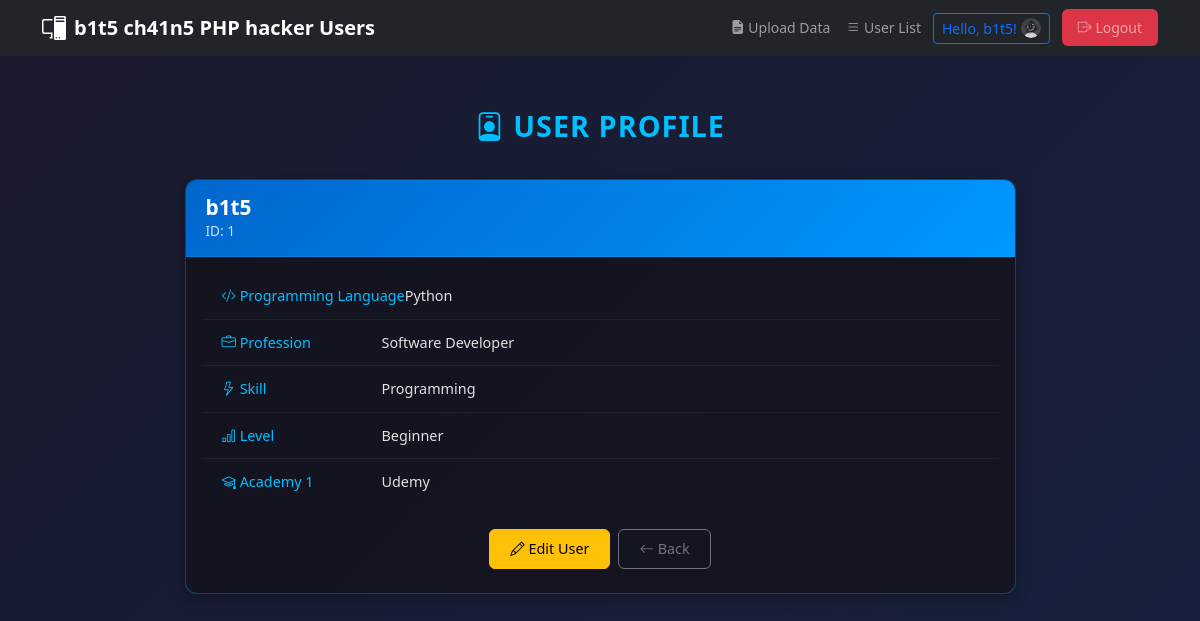
The app's page /includes/full_info.php?id=1&action=view (signed in) with its own data.
### tables this page shows
CREATE TABLE user_credentials (
  id_hacker TINYINT NOT NULL AUTO_INCREMENT PRIMARY KEY,
  hacker_name VARCHAR(20) NOT NULL UNIQUE,
  password VARCHAR(64) NOT NULL,  
  created_at TIMESTAMP DEFAULT CURRENT_TIMESTAMP
);

CREATE TABLE programming_lenguage_specialized (
  id_lenguage TINYINT NOT NULL AUTO_INCREMENT PRIMARY KEY, 
  lenguage_name VARCHAR(20)
);

CREATE TABLE profetions (
	id_profetion TINYINT NOT NULL AUTO_INCREMENT PRIMARY KEY,
    profetion_name VARCHAR(20) NOT NULL 
);

CREATE TABLE skills (
  id_skill TINYINT NOT NULL AUTO_INCREMENT PRIMARY KEY,
  skill_name VARCHAR(20) NOT NULL
);

CREATE TABLE skill_level (
  id_level TINYINT NOT NULL AUTO_INCREMENT PRIMARY KEY,
  level_name VARCHAR(13) DEFAULT NULL
);

CREATE TABLE academy_names (
  id_academy TINYINT NOT NULL AUTO_INCREMENT PRIMARY KEY,
  academy_name VARCHAR(20) DEFAULT NULL
);

### db/crud.php (called while the page is built, shortened)
<?php
    class Crud {
        private $ConnectioObject;
        function __construct($connection){
            $this->ConnectioObject = $connection;
        }
        function detail_users($id) {
            $this->id = $id;
            try {
                $Query = "SELECT uc.id_hacker as id_hacker,
                                 uc.hacker_name,
                                 pl.lenguage_name AS programming_lenguage,
                                 p.profetion_name AS profetion,
                                 s.skill_name AS skill,
                                 su.id_skill AS id_skill,
                                 l.level_name AS level_name,
                                 su.id_level
                          FROM user_credentials uc
                          LEFT JOIN programming_users_specialized pus ON uc.id_hacker = pus.id_hacker
                          LEFT JOIN programming_lenguage_specialized pl ON pus.id_lenguage = pl.id_lenguage
                          LEFT JOIN profetion_users pu ON uc.id_hacker = pu.id_hacker
                          LEFT JOIN profetions p ON pu.id_profetion = p.id_profetion
                          LEFT JOIN skill_user su ON uc.id_hacker = su.id_hacker
                          LEFT JOIN skills s ON su.id_skill = s.id_skill
                          LEFT JOIN skill_level l ON su.id_level = l.id_level
                          WHERE uc.id_hacker = :id";
                $stmt = $this->ConnectioObject->prepare($Query);
                $stmt->bindParam(':id', $this->id, PDO::PARAM_INT);
                $stmt->execute();
                return $stmt;
            } catch (PDOException $e) {
                error_log("Error in detail_users: " . $e->getMessage());
                return false;
            }
        }
        function user_academies($user_id) {
            $this->id = $user_id;
            try {
                $Query = "SELECT an.academy_name as academies_enrolled
                          FROM academy_users AS au
                          INNER JOIN academy_names AS an ON au.id_academy = an.id_academy
                          WHERE au.id_hacker = :user_id
                          ORDER BY 1";
                $stmt = $this->ConnectioObject->prepare($Query);
                $stmt->bindParam(':user_id', $this->id, PDO::PARAM_INT);
                $stmt->execute();
                return $stmt;
            } catch (PDOException $e) {
                echo "Error in user_academies: " . htmlspecialchars($e->getMessage());
                return false;
            }
        }
    }
?>

### includes/full_info.php (the view, shortened to what this page needs)
<?php
    include_once '../db/conect_database.php';
    include_once '../db/crud.php';
    $SqlOperation = new Crud($Connection);
    $AcademyInfo = null;
    $UserDetailRow = null;
    $show_access_denied = false;
    if (isset($_GET['id']) && !empty($_GET['id']) && isset($_SESSION['user_id'])) {
        $id_hacker = (int)$_GET['id'];
        $Alldata = $SqlOperation->detail_users($id_hacker);
        $AcademyInfo = $SqlOperation->user_academies($id_hacker);
        if ($Alldata) {
            $UserDetailRow = $Alldata->fetch(PDO::FETCH_ASSOC);
        }
    }
    include_once 'header_nav.php';
?>
<!DOCTYPE html>
<html lang="en">
<head>
    <link href="https://cdn.jsdelivr.net/npm/bootstrap@5.3.0/dist/css/bootstrap.min.css" rel="stylesheet">
    <link rel="stylesheet" href="https://cdn.jsdelivr.net/npm/bootstrap-icons@1.11.0/font/bootstrap-icons.css">
</head>
<body>
<section class="py-4">
    <div class="container">
        <div class="row justify-content-center">
            <div class="col-lg-10 col-xl-9">
                <?php if ($show_access_denied): ?>
                    <div class="alert alert-danger text-center">
                        <h5><i class="bi bi-shield-x"></i> Access Denied</h5>
                        <p class="mb-2">You need to be logged in to view this page.</p>
                        <a href="../index.php" class="btn btn-custom btn-back">← Go to Login</a>
                    </div>
                <?php elseif (isset($UserDetailRow) && $UserDetailRow): ?>
                    <div class="page-header">
                        <h2><?php echo isset($_GET['action']) && $_GET['action'] == 'edit' ? '<i class="bi bi-pencil-square"></i> Edit User' : '<i class="bi bi-person-badge"></i> User Profile'; ?></h2>
                    </div>
                    <div class="info-card">
                        <?php if (isset($_GET['action']) && $_GET['action'] == "view"): ?>
                            <div class="card-header-view">
                                <h4><?php echo htmlspecialchars($UserDetailRow['hacker_name'] ?? 'Unknown'); ?></h4>
                                <small>ID: <?php echo htmlspecialchars($UserDetailRow['id_hacker'] ?? 'N/A'); ?></small>
                            </div>
                            <div class="p-3">
                                <ul class="info-list">
                                    <li>
                                        <strong><i class="bi bi-code-slash"></i> Programming Language </strong>
                                        <span><?php echo htmlspecialchars($UserDetailRow['programming_lenguage'] ?? 'N/A'); ?></span>
                                    </li>
                                    <li>
                                        <strong><i class="bi bi-briefcase"></i> Profession</strong>
                                        <span><?php echo htmlspecialchars($UserDetailRow['profetion'] ?? 'N/A'); ?></span>
                                    </li>
                                    <li>
                                        <strong><i class="bi bi-lightning"></i> Skill</strong>
                                        <span><?php echo htmlspecialchars($UserDetailRow['skill'] ?? 'N/A'); ?></span>
                                    </li>
                                    <li>
                                        <strong><i class="bi bi-bar-chart"></i> Level</strong>
                                        <span><?php echo htmlspecialchars($UserDetailRow['level_name'] ?? 'N/A'); ?></span>
                                    </li>
                                    <?php if (isset($AcademyInfo) && $AcademyInfo !== false): ?>
                                        <?php
                                        $academyCount = 0;
                                        while ($academyRow = $AcademyInfo->fetch(PDO::FETCH_ASSOC)):
                                            $academyCount++;
                                        ?>
                                            <li>
                                                <strong><i class="bi bi-mortarboard"></i> Academy <?php echo $academyCount; ?></strong>
                                                <span><?php echo htmlspecialchars($academyRow['academies_enrolled'] ?? 'N/A'); ?></span>
                                            </li>
                                        <?php endwhile; ?>
                                    <?php endif; ?>
                                </ul>
                                <div class="d-flex gap-2 justify-content-center mt-4 mb-2">
                                    <a href="full_info.php?id=<?php echo $UserDetailRow['id_hacker']; ?>&action=edit"
                                       class="btn btn-custom btn-edit">
                                        <i class="bi bi-pencil"></i> Edit User
                                    </a>
                                    <a href="home.php" class="btn btn-custom btn-back">
                                        <i class="bi bi-arrow-left"></i> Back
                                    </a>
                                </div>
                            </div>
                        <?php endif; ?>
                    </div>
                <?php endif; ?>
            </div>
        </div>
    </div>
</section>
</body>
</html>

### includes/header_nav.php (shortened to what this page needs)
<!DOCTYPE html>
<html lang="en">
<head>
    <link href="https://cdn.jsdelivr.net/npm/bootstrap@5.3.3/dist/css/bootstrap.min.css" rel="stylesheet">
    <link rel="stylesheet" href="https://cdn.jsdelivr.net/npm/bootstrap-icons@1.11.0/font/bootstrap-icons.css">
    <link rel="stylesheet" href="https://cdn.jsdelivr.net/npm/flatpickr/dist/flatpickr.min.css">
</head>
<body>
    <header>
        <nav class="navbar navbar-expand-lg navbar-dark bg-dark  fixed-top">
            <div class="container">
                <a href="../index.php" class="navbar-brand d-flex align-items-center">
                    b1t5 ch41n5 PHP hacker Users
                </a>
                <div class="collapse navbar-collapse" id="navbarNav">
                    <ul class="navbar-nav ms-auto">
                        <li class="nav-item">
                            <a class="nav-link" href="load_data.php">
                                <i class="bi bi-file-earmark-text-fill"></i> Upload Data
                            </a>
                        </li>
                        <?php if (isset($_SESSION['user_id']) && !empty($_SESSION['username'])): ?>
                            <li class="nav-item">
                                <a class="nav-link" href="home.php">
                                    <i class="bi bi-list"></i> User List
                                </a>
                            </li>
                            <li class="nav-item">
                                <div class="nav-link p-1">
                                    <a href="<?php echo 'pictures.php?username=' . $_SESSION['user_id']; ?>" class="text-decoration-none">
                                        <button class="btn btn-outline-primary btn-sm d-flex align-items-center">
                                            <span class="me-1">Hello, <?php echo htmlspecialchars($_SESSION['username']); ?>!</span>
                                            <img src="<?php echo ('../uploads/' . $_SESSION['username'] . '/' . 'facebook' . '.jpg') ? ('../uploads/default.jpg') : ('../uploads/' . $_SESSION['username'] . '/' . 'facebook' . '.jpg') ; ?>" alt="User Picture" class="rounded-circle" width="20" height="20">
                                        </button>
                                    </a>
                                </div>
                            </li>
                            <li class="nav-item">
                                <a class="nav-link bg-danger rounded px-3 ms-2" href="./logout.php">
                                    <i class="bi bi-box-arrow-right"></i> Logout
                                </a>
                            </li>
                        <?php endif; ?>
                    </ul>
                </div>
            </div>
        </nav>
    </header>

### includes/header_nav.php (style rules this page uses)
body { background-image: url('/bg.jpg'); background-size: cover; background-position: center; background-repeat: no-repeat; background-attachment: fixed; font-family: Arial; color: white; padding-top: 50px; }
.navbar-brand { font-weight: bold; }

### includes/full_info.php (style rules this page uses)
body { background: linear-gradient(135deg, #1a1a2e 0%, #16213e 100%); color: #e0e0e0; min-height: 100vh; font-size: 14px; }
.page-header { text-align: center; margin: 20px 0; padding: 15px; }
.page-header h2 { font-size: 1.8rem; font-weight: 600; color: #00bfff; margin: 0; text-transform: uppercase; letter-spacing: 1px; }
.info-card { background: rgba(20, 20, 30, 0.9); border: 1px solid rgba(0, 191, 255, 0.3); border-radius: 12px; box-shadow: 0 4px 15px rgba(0, 0, 0, 0.3); overflow: hidden; }
.card-header-view { background: linear-gradient(135deg, #0066cc, #0099ff); padding: 15px 20px; border-bottom: 1px solid rgba(0, 191, 255, 0.3); }
.card-header-view h4 { margin: 0; font-size: 1.3rem; font-weight: 600; color: #fff; }
.card-header-view small { color: rgba(255, 255, 255, 0.8); font-size: 0.85rem; }
.info-list { list-style: none; padding: 0; margin: 0; }
.info-list li { padding: 12px 20px; border-bottom: 1px solid rgba(255, 255, 255, 0.05); display: flex; font-size: 0.9rem; }
.info-list li:last-child { border-bottom: none; }
.info-list strong { color: #00bfff; min-width: 160px; font-weight: 500; }
.info-list span { color: #e0e0e0; flex: 1; }
.btn-custom { padding: 8px 20px; font-size: 0.9rem; font-weight: 500; border-radius: 6px; transition: all 0.2s ease; border: 1px solid; }
.btn-edit { background: #ffc107; border-color: #ffc107; color: #000; }
.btn-back { background: transparent; border-color: #6c757d; color: #6c757d; }

### records on screen
user_credentials: hacker_name "b1t5", id_hacker "1", programming_lenguage_specialized.lenguage_name "Python", profetions.profetion_name "Software Developer", skills.skill_name "Programming", skill_level.level_name "Beginner"
academy_names: academy_name "Udemy"

### other values on screen
$_SESSION['username'] "b1t5"
